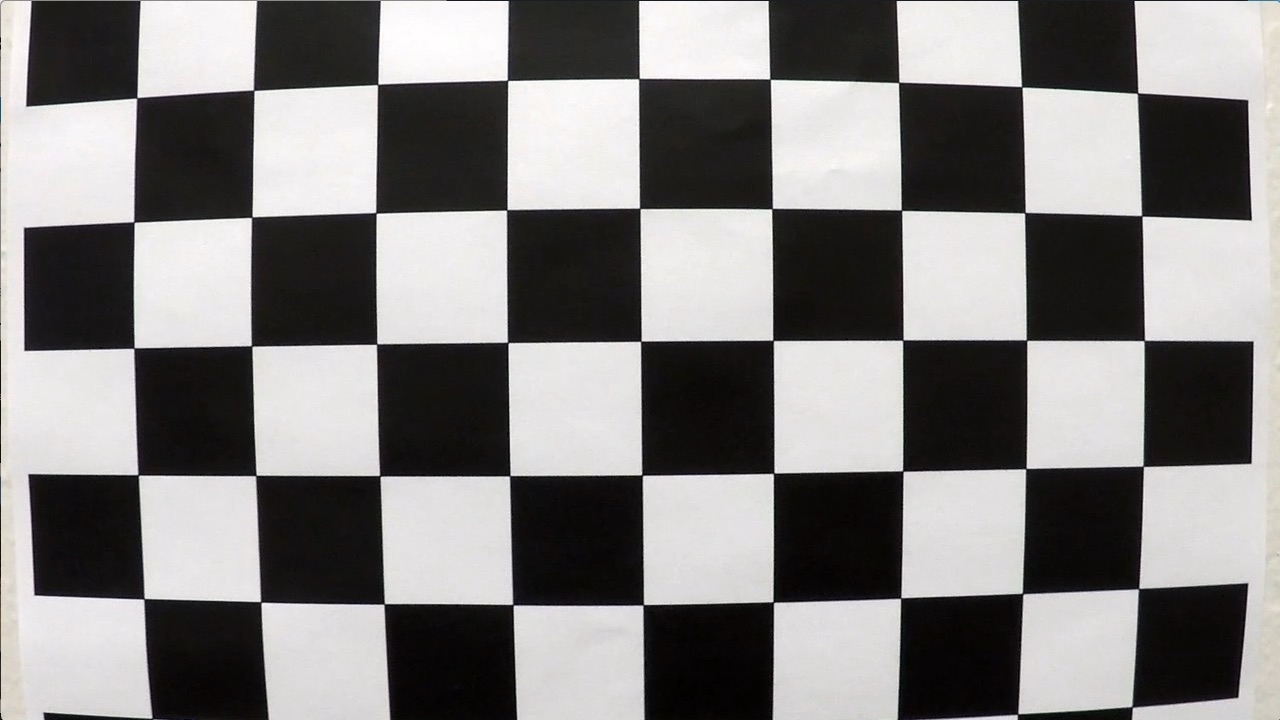
#> input picture CarND-Advanced-Lane-Lines/camera_cal/calibration1.jpg, 1280 x 720 px; its folder holds 4 pictures in this run
$ jupyter execute example.ipynb   (shell and % lines are left out)   (older library calls are emulated)
#> lines starting #> are read from the running program, lines starting #| are printed output that depends on the picture; after the words box and inside, x2 and y2 are one past the last pixel; in counts of white or black regions, pixels touching at a corner belong together
## Advanced Lane Finding Project

The goals / steps of this project are the following:

* Compute the camera calibration matrix and distortion coefficients given a set of chessboard images.
* Apply a distortion correction to raw images.
* Use color transforms, gradients, etc., to create a thresholded binary image.
* Apply a perspective transform to rectify binary image ("birds-eye view").
* Detect lane pixels and fit to find the lane boundary.
* Determine the curvature of the lane and vehicle position with respect to center.
* Warp the detected lane boundaries back onto the original image.
* Output visual display of the lane boundaries and numerical estimation of lane curvature and vehicle position.

## Camera Calibration

[cell 1]
import numpy as np
import cv2
import glob
import matplotlib.pyplot as plt

# prepare object points, like (0,0,0), (1,0,0), (2,0,0) ....,(6,5,0)
objp = np.zeros((6*9,3), np.float32)
objp[:,:2] = np.mgrid[0:9,0:6].T.reshape(-1,2)

# Arrays to store object points and image points from all the images.
objpoints = [] # 3d points in real world space
imgpoints = [] # 2d points in image plane.

# Make a list of calibration images
images = glob.glob('./camera_cal/calibration*.jpg')

# Step through the list and search for chessboard corners
for fname in images:
    img = cv2.imread(fname)
#> img is the input picture: shape (720, 1280, 3); mean B, G, R 127.8, 128.4, 130.1
    gray = cv2.cvtColor(img,cv2.COLOR_BGR2GRAY)

    # Find the chessboard corners
    ret, corners = cv2.findChessboardCorners(gray, (9,6),None)
#> ret = False; corners = None

    # If found, add object points, image points
    if ret == True:
        objpoints.append(objp)
        imgpoints.append(corners)

        # Draw and display the corners
        img = cv2.drawChessboardCorners(img, (9,6), corners, ret)
        cv2.imshow('img',img)
        cv2.waitKey(100)
#> pass 2 of the loop `for fname in images:`:
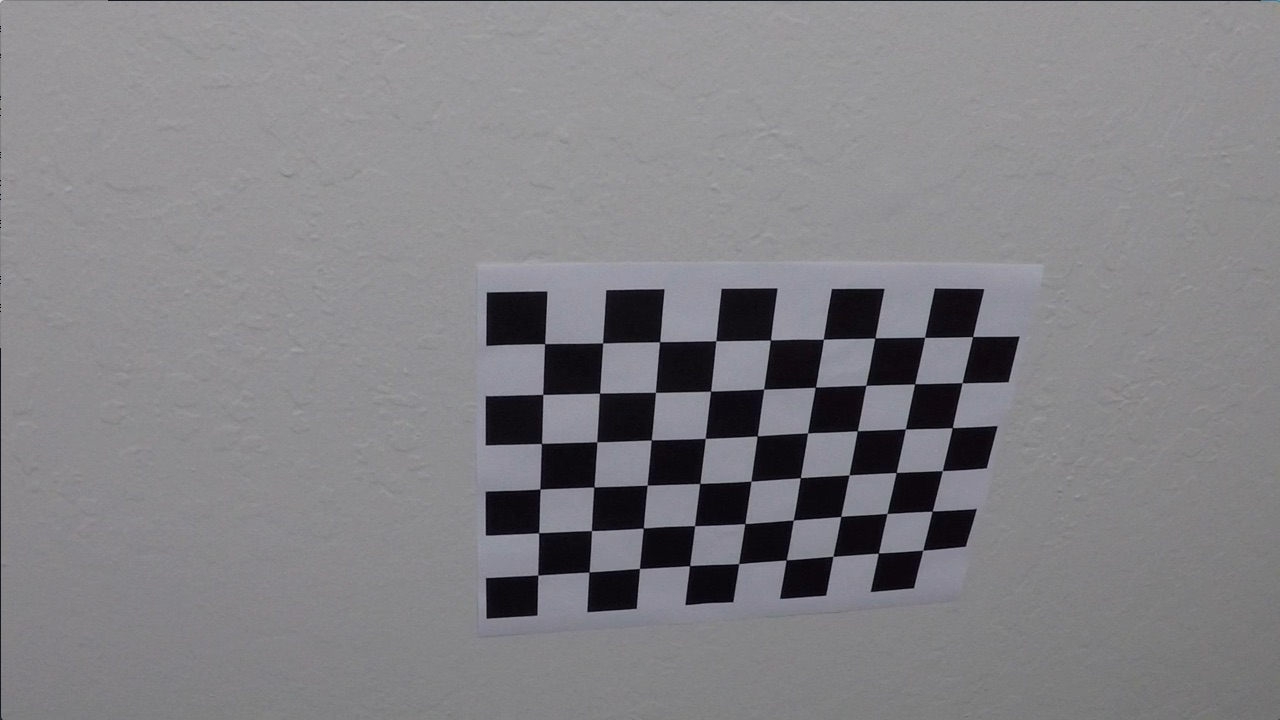
#> input picture CarND-Advanced-Lane-Lines/camera_cal/calibration10.jpg, 1280 x 720 px
#> img is the input picture: shape (720, 1280, 3); mean B, G, R 133.1, 129.4, 130.2
#> ret = True; corners = 54 rows, first 8: [545.3, 343.1], [602.7, 342.8], [660.1, 341.3], [715.8, 340.7], [770.6, 340], [823.5, 339.2], [874.3, 338.5], [925.1, 337.4]
#> `img = cv2.drawChessboardCorners(img, (9,6), corners, ret)`:
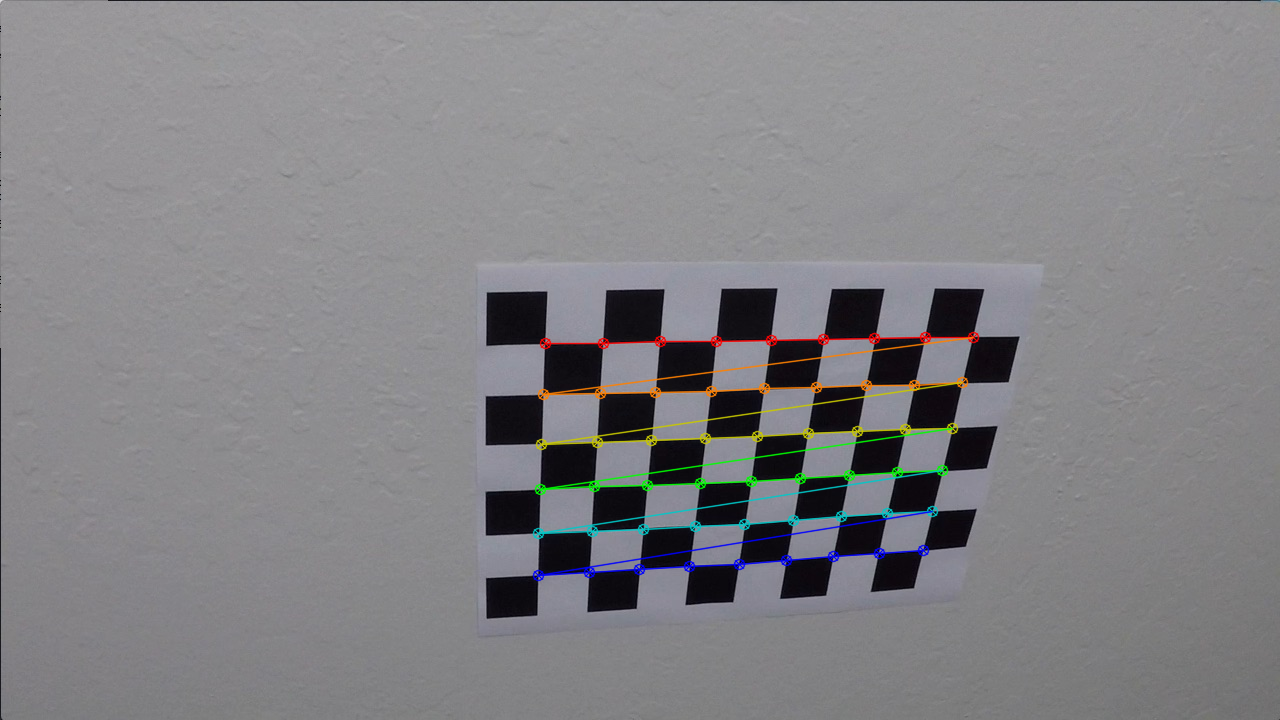
#> img: shape (720, 1280, 3); 1.91% of pixels changed, all inside (x1, y1, x2, y2) = (532, 331, 980, 582)
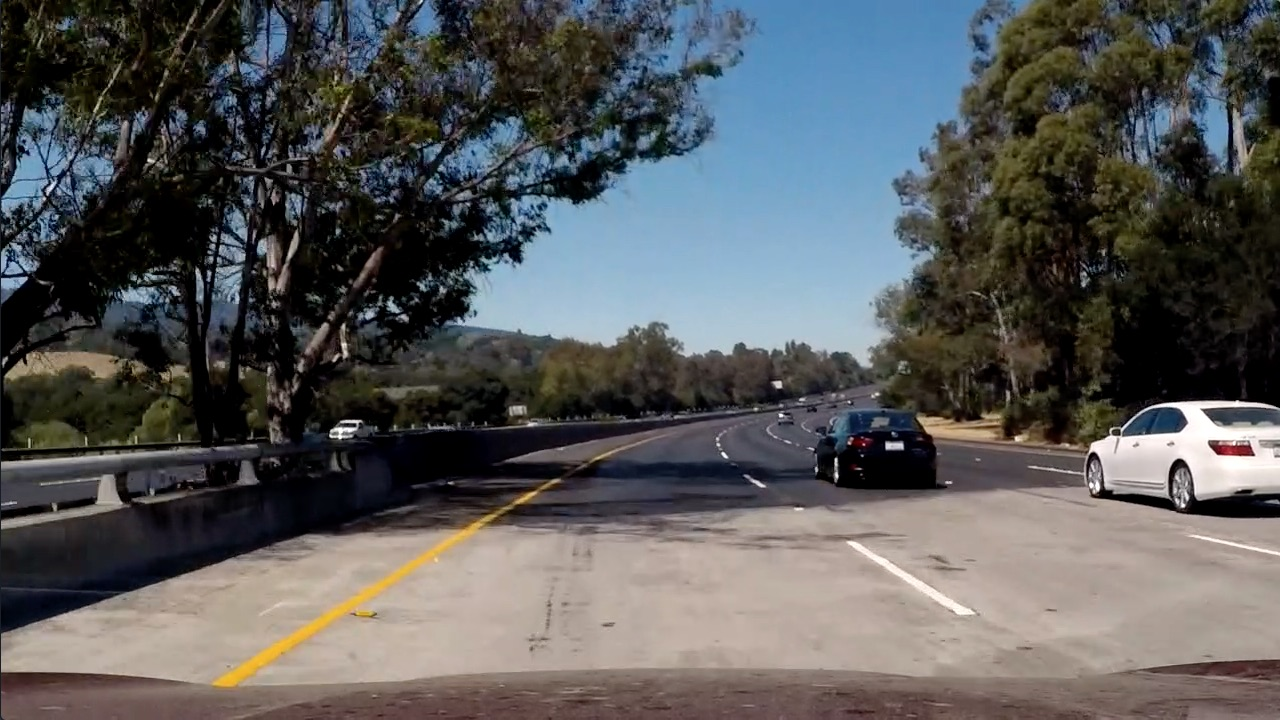
#> input picture CarND-Advanced-Lane-Lines/test_images/test5.jpg, 1280 x 720 px
#> further down, test_img is the input picture: shape (720, 1280, 3); mean B, G, R 89.8, 89.3, 88.5

cv2.destroyAllWindows()

ret, mtx, dist, rvecs, tvecs = cv2.calibrateCamera(objpoints, imgpoints, gray.shape[::-1], None, None)

## Apply Undistortion

[cell 2]
# [86 lines left out: functions find_lane_pixels, fit_polynomial, not called in this run]

[cell 3]
# [55 lines left out: function search_around, not called in this run]

[cell 4]
class Line():
    def __init__(self):
        self._recent_fitted_xpts = []
        self._average_xpts = None
        self._average_fit = None
        self._current_fit = [np.array([False])]
        self._radius_of_curvature = None
        self._offset = None
        self._diffs = np.array([0, 0, 0], dtype='float')
        self._active_xpts = None
        self._active_ypts = None

class Lanes():
    def __init__(self, mtx, dist):
        self._left_lane = Line()
        self._right_lane = Line()
        self._detected = False
        self._mtx = mtx
        self._dist = dist
        self._warped_binary = None
        self._output_img = None
        self._nwindows = 9
        self._margin = 100
        self._min_active_pts = 50

    # [5 lines left out: function display_img, not called in this run]

    def lane_detection_pipline(self):
        pass


    def warp_binary_img(self, img, sobelx_thresh_min = 40, sobelx_thresh_max = 100, s_thresh_min=170, s_thresh_max = 255):
        # undistort image
#> called with sobelx_thresh_min = 40, sobelx_thresh_max = 100, s_thresh_min = 170, s_thresh_max = 255
        undistort = cv2.undistort(img, self._mtx, self._dist, None, self._mtx)
        # grayscale image
        gray = cv2.cvtColor(undistort, cv2.COLOR_BGR2GRAY)
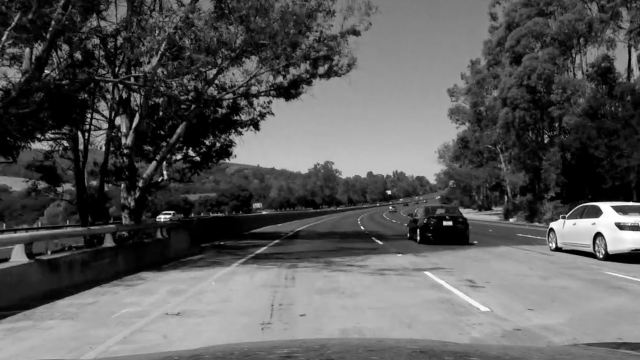
#> gray: shape (720, 1280) (shown at 1/2 size); min 0, max 255, mean 90.4

        #sobel x
        sobelx = np.abs(cv2.Sobel(gray, cv2.CV_64F, 1, 0))
        scaled_sobel = np.uint8(255*sobelx/np.max(sobelx))
        sxbinary = np.zeros_like(scaled_sobel)
        sxbinary[(scaled_sobel >= sobelx_thresh_min) & (scaled_sobel <= sobelx_thresh_max)] = 1

        # threshold color channel
        hls = cv2.cvtColor(undistort, cv2.COLOR_BGR2HLS)
#> hls: shape (720, 1280, 3); mean of channels 0, 1, 2 55.7, 90.4, 68.2
        s_channel = hls[:, :, 2]
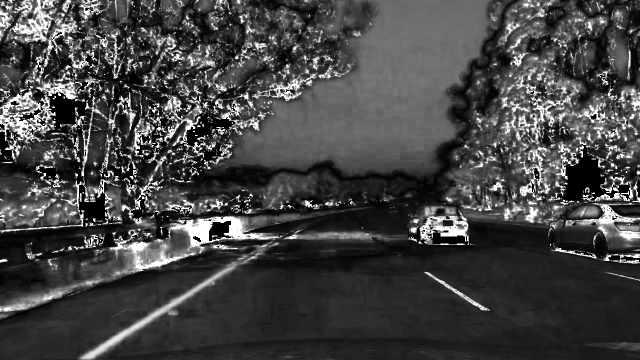
#> s_channel: shape (720, 1280) (shown at 1/2 size); min 0, max 255, mean 68.2
        s_binary = np.zeros_like(s_channel)
        s_binary[(s_channel >= s_thresh_min) & (s_channel <= s_thresh_max)] = 1

        # combining thresholded images
        combined_binary = np.zeros_like(sxbinary)
        combined_binary[(s_binary == 1) | (sxbinary == 1)] = 1
        # create binary image
        binary_image = combined_binary * 255
        # create perspective transform
        src = np.float32([[535, 500], [790, 500], [1105, 700], [280, 700]])
        dst = np.float32([[200, 0], [1000, 0], [1000, 680], [200, 680]])
        M = cv2.getPerspectiveTransform(src, dst)
        self._warped_binary = cv2.warpPerspective(binary_image, M, binary_image.shape[::-1], flags=cv2.INTER_LINEAR)
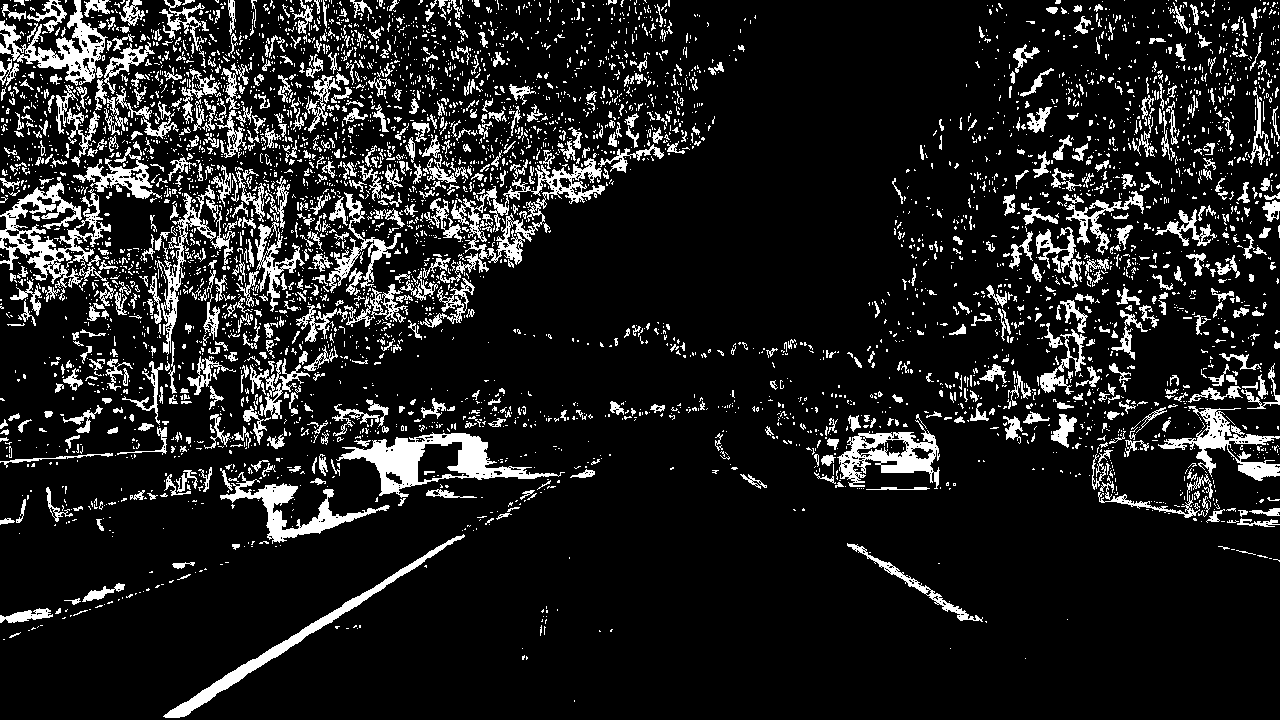
#> binary_image: shape (720, 1280); 12.6% white; 4907 white regions (4051 under 20 px), largest, box (x1, y1, x2, y2) and area: (336, 432, 565, 498) 4548, (0, 177, 111, 288) 3956, (163, 534, 465, 718) 2908
        self._output_img = np.dstack((self._warped_binary, self._warped_binary, self._warped_binary))
        self._ypts = np.linspace(0, self._warped_binary.shape[0]-1, self._warped_binary.shape[0])

    def find_lane_pixels(self, visualize = False):

        # create histogram of bottom half of the image
#> called with visualize = False
        histogram = np.sum(2*self._warped_binary[self._warped_binary.shape[0]//3:, :], axis=0)
        midpoint = histogram.shape[0]//2
        # initial guess for starting point of left and right lanes
        leftx_base = np.argmax(histogram[:midpoint])
        rightx_base = np.argmax(histogram[midpoint:]) + midpoint

        window_height = self._warped_binary.shape[0]//self._nwindows

        # identify x and y position of all nonzero pixels in image
        nonzero = self._warped_binary.nonzero()
        nonzeroy = nonzero[0]
        nonzerox = nonzero[1]

        # current positions to be updated late for each window in nwindows
        leftx_current = leftx_base
        rightx_current = rightx_base

        # create empty lists to receive left and right lane pixel indices
        left_lane_inds = []
        right_lane_inds = []

        for window in range(self._nwindows):
            # identify window boundaries in x and y
            win_y_low = self._warped_binary.shape[0] - (window+1)*window_height
            win_y_high = self._warped_binary.shape[0] - window*window_height
            win_xleft_low = leftx_current - self._margin
            win_xleft_high = leftx_current + self._margin
            win_xright_low = rightx_current - self._margin
            win_xright_high = rightx_current + self._margin

            if visualize:
                # Draw the windows on the visualization image
                cv2.rectangle(self._output_img,(int(win_xleft_low),int(win_y_low)),(int(win_xleft_high),int(win_y_high)),(0,255,0), 2)
                cv2.rectangle(self._output_img,(int(win_xright_low),int(win_y_low)),(int(win_xright_high),int(win_y_high)),(0,255,0), 2)

            # identify nonzero pixels in x and y within window
            good_left_inds = ((nonzeroy >= win_y_low) & (nonzeroy < win_y_high) &
                              (nonzerox >= win_xleft_low) & (nonzerox < win_xleft_high)).nonzero()[0]
            good_right_inds = ((nonzeroy >= win_y_low) & (nonzeroy < win_y_high) &
                               (nonzerox >= win_xright_low) & (nonzerox < win_xright_high)).nonzero()[0]

            # append indices to the lists
            left_lane_inds.append(good_left_inds)
            right_lane_inds.append(good_right_inds)

            # if found enought good indicies, recenter next window on their mean position
            if len(good_left_inds) > self._min_active_pts:
                leftx_current = np.mean(nonzerox[good_left_inds])
            if len(good_right_inds) > self._min_active_pts:
                rightx_current = np.mean(nonzerox[good_right_inds])

        # concatenate the arrays of indices
        left_lane_inds = np.concatenate(left_lane_inds)
        right_lane_inds = np.concatenate(right_lane_inds)
        self._left_lane._active_xpts = nonzerox[left_lane_inds]
        self._left_lane._active_ypts = nonzeroy[left_lane_inds]
        self._right_lane._active_xpts = nonzerox[right_lane_inds]
        self._right_lane._active_ypts = nonzeroy[right_lane_inds]

        # fit a second order polynomial
        self._left_lane._current_fit = np.polyfit(self._left_lane._active_ypts, self._left_lane._active_xpts, 2)
        self._right_lane._current_fit = np.polyfit(self._right_lane._active_ypts, self._right_lane._active_xpts, 2)
        try:
            left_fitx = np.polyval(self._left_lane._current_fit, self._ypts)
            right_fitx = np.polyval(self._right_lane._current_fit, self._ypts)
        except TypeError:
            # Avoids an error if `left` and `right_fit` are still none or incorrect
            print('The function failed to fit a line!')
            left_fitx = 1*ploty**2 + 1*ploty
            right_fitx = 1*ploty**2 + 1*ploty

        self._left_lane._recent_fitted_xpts.append(left_fitx)
        self._right_lane._recent_fitted_xpts.append(right_fitx)
        self._detected = True

        if visualize:
            plt.plot(left_fitx, self._ypts, color='yellow')
            plt.plot(right_fitx, self._ypts, color='yellow')
            self._output_img[self._left_lane._active_ypts, self._left_lane._active_xpts] = [255, 0, 0]
            self._output_img[self._right_lane._active_ypts, self._right_lane._active_xpts] = [0, 200, 255 ]
            plt.imshow(self._output_img)

    def search_around(self, visualize=False):

        # grab activated pixels
#> called with visualize = False
        nonzero = self._warped_binary.nonzero()
        nonzeroy = nonzero[0]
        nonzerox = nonzero[1]

        # set area of search based on activated x-values
        left_lane_inds = ((nonzerox > (np.polyval(self._left_lane._current_fit, nonzeroy) - self._margin)) &
                          (nonzerox < (np.polyval(self._left_lane._current_fit, nonzeroy) + self._margin)))
        right_lane_inds = ((nonzerox > (np.polyval(self._right_lane._current_fit, nonzeroy) - self._margin)) &
                           (nonzerox < (np.polyval(self._right_lane._current_fit, nonzeroy) + self._margin)))
        if ((left_lane_inds.size < self._min_active_pts * self._nwindows) and (right_lane_inds.size < self._min_active_pts * self._nwindows)):
            self._detected = False
        else:

            # extract left and right line pixel positions
            self._left_lane._active_xpts = nonzerox[left_lane_inds]
            self._left_lane._active_ypts = nonzeroy[left_lane_inds]
            self._right_lane._active_xpts = nonzerox[right_lane_inds]
            self._right_lane._active_ypts = nonzeroy[right_lane_inds]

            # fit new polynomial
            self._left_lane._current_fit = np.polyfit(self._left_lane._active_ypts,
                                                      self._left_lane._active_xpts, 2)
            self._right_lane._current_fit = np.polyfit(self._right_lane._active_ypts,
                                                       self._right_lane._active_xpts, 2)

            # generate x for plotting
            left_fitx = np.polyval(self._left_lane._current_fit, self._ypts)
            right_fitx = np.polyval(self._right_lane._current_fit, self._ypts)
            self._left_lane._recent_fitted_xpts.append(left_fitx)
            self._right_lane._recent_fitted_xpts.append(right_fitx)

        if visualize:
            window_img = np.zeros_like(self._output_img)
            # color in left and right line pixels
            self._output_img[nonzeroy[left_lane_inds], nonzerox[left_lane_inds]] = [255, 0, 0]
            self._output_img[nonzeroy[right_lane_inds], nonzerox[right_lane_inds]] = [0, 200, 255 ]

            # generate a polygon to illustrate the search window area
            # and recast the x and y points into usable format for cv2.fillPoly()
            left_line_window1 = np.array([np.transpose(np.vstack([left_fitx-self._margin, self._ypts]))])
            left_line_window2 = np.array([np.flipud(np.transpose(np.vstack([left_fitx+self._margin, self._ypts])))])
            left_line_pts = np.hstack((left_line_window1, left_line_window2))
            right_line_window1 = np.array([np.transpose(np.vstack([right_fitx-self._margin, self._ypts]))])
            right_line_window2 = np.array([np.flipud(np.transpose(np.vstack([right_fitx+self._margin, self._ypts])))])
            right_line_pts = np.hstack((right_line_window1, right_line_window2))

            # draw the lane onto the warped blank image
            cv2.fillPoly(window_img, np.int_([left_line_pts]), (0,255, 0))
            cv2.fillPoly(window_img, np.int_([right_line_pts]), (0,255, 0))
            self._output_img = cv2.addWeighted(self._output_img, 1, window_img, 0.3, 0)

            # plot the polynomial lines onto the image
            plt.plot(left_fitx, self._ypts, color='yellow')
            plt.plot(right_fitx, self._ypts, color='yellow')
            plt.imshow(self._output_img)

[cell 5]
lanes = Lanes(mtx, dist)
test_img = cv2.imread("./test_images/test5.jpg")
lanes.warp_binary_img(test_img)
lanes.find_lane_pixels(False)
lanes.search_around(False)
# fit_polynomial(warped_binary)
# search_around(warped_binary)
